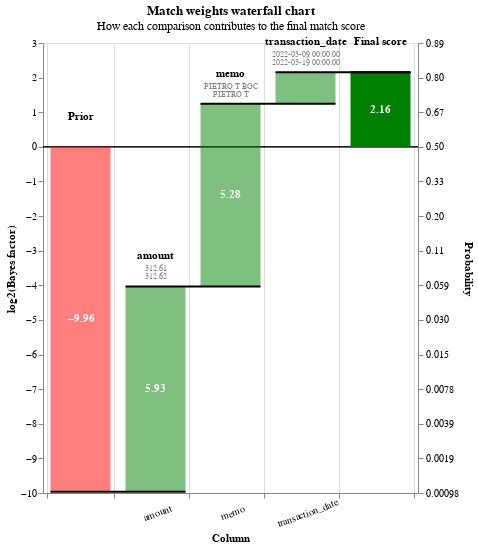

Notebook code for this chart:
### Code cell
pred_errors =  linker.prediction_errors_from_label_column("ground_truth", include_false_positives=True, include_false_negatives=False)
linker.waterfall_chart(pred_errors.as_record_dict(limit=5))

### Figure 1 — Vega-Lite specification as saved in the notebook (floating-point values rounded to 4 significant figures)
{"$schema": "https://vega.github.io/schema/vega-lite/v5.2.0.json", "config": {"view": {"continuousHeight": 300, "continuousWidth": 400}}, "data": {"values": [{"bar_sort_order": 0, "bayes_factor": 0.001001, "bayes_factor_description": null, "column_name": "Prior", "comparison_vector_value": null, "label_for_charts": "Starting match weight (prior)", "log2_bayes_factor": -9.964, "m_probability": null, "record_number": 0, "sql_condition": null, "term_frequency_adjustment": null, "u_probability": null, "value_l": "", "value_r": ""}, {"bar_sort_order": 1, "bayes_factor": 60.98, "bayes_factor_description": "If comparison level is `< 1.00% diff` then comparison is 60.98 times more likely to be a match", "column_name": "amount", "comparison_vector_value": 4, "label_for_charts": "< 1.00% diff", "log2_bayes_factor": 5.93, "m_probability": 0.2267, "record_number": 0, "sql_condition": "(abs(\"amount_l\" - \"amount_r\")/\n        (case\n            when \"amount_r\" > \"amount_l\"\n            then \"amount_r\"\n            else \"amount_l\"\n        end))\n        < 0.01", "term_frequency_adjustment": false, "u_probability": 0.003718, "value_l": "312.61", "value_r": "312.62"}, {"bar_sort_order": 2, "bayes_factor": 38.83, "bayes_factor_description": "If comparison level is `jaccard >= 0.7` then comparison is 38.83 times more likely to be a match", "column_name": "memo", "comparison_vector_value": 1, "label_for_charts": "jaccard >= 0.7", "log2_bayes_factor": 5.279, "m_probability": 0.1927, "record_number": 0, "sql_condition": "jaccard(\"memo_l\", \"memo_r\") >= 0.7", "term_frequency_adjustment": false, "u_probability": 0.004962, "value_l": "PIETRO T BGC", "value_r": "PIETRO T"}, {"bar_sort_order": 3, "bayes_factor": 1.88, "bayes_factor_description": "If comparison level is `<=10 days` then comparison is 1.88 times more likely to be a match", "column_name": "transaction_date", "comparison_vector_value": 2, "label_for_charts": "<=10 days", "log2_bayes_factor": 0.9107, "m_probability": 0.1073, "record_number": 0, "sql_condition": "transaction_date_r - transaction_date_l <= 10 and transaction_date_r >= transaction_date_l", "term_frequency_adjustment": false, "u_probability": 0.05707, "value_l": "2022-03-09 00:00:00", "value_r": "2022-03-19 00:00:00"}, {"bar_sort_order": 4, "bayes_factor": 4.457, "bayes_factor_description": null, "column_name": "Final score", "comparison_vector_value": null, "label_for_charts": "Final score", "log2_bayes_factor": 2.156, "m_probability": null, "record_number": 0, "sql_condition": null, "term_frequency_adjustment": null, "u_probability": null, "value_l": "", "value_r": ""}, {"bar_sort_order": 0, "bayes_factor": 0.001001, "bayes_factor_description": null, "column_name": "Prior", "comparison_vector_value": null, "label_for_charts": "Starting match weight (prior)", "log2_bayes_factor": -9.964, "m_probability": null, "record_number": 1, "sql_condition": null, "term_frequency_adjustment": null, "u_probability": null, "value_l": "", "value_r": ""}, {"bar_sort_order": 1, "bayes_factor": 222.0, "bayes_factor_description": "If comparison level is `exact match` then comparison is 222.03 times more likely to be a match", "column_name": "amount", "comparison_vector_value": 5, "label_for_charts": "Exact match", "log2_bayes_factor": 7.795, "m_probability": 0.2453, "record_number": 1, "sql_condition": "\"amount_l\" = \"amount_r\"", "term_frequency_adjustment": false, "u_probability": 0.001105, "value_l": "346.27", "value_r": "346.27"}, {"bar_sort_order": 2, "bayes_factor": 0.3021, "bayes_factor_description": "If comparison level is `all other comparisons` then comparison is  3.31 times less likely to be a match", "column_name": "memo", "comparison_vector_value": 0, "label_for_charts": "All other comparisons", "log2_bayes_factor": -1.727, "m_probability": 0.2999, "record_number": 1, "sql_condition": "ELSE", "term_frequency_adjustment": false, "u_probability": 0.9929, "value_l": "P T BGC", "value_r": "STANISLAV S money CSH"}, {"bar_sort_order": 3, "bayes_factor": 18.1, "bayes_factor_description": "If comparison level is `1 day` then comparison is 18.10 times more likely to be a match", "column_name": "transaction_date", "comparison_vector_value": 4, "label_for_charts": "1 day", "log2_bayes_factor": 4.178, "m_probability": 0.4022, "record_number": 1, "sql_condition": "transaction_date_r - transaction_date_l <= 1 and transaction_date_r >= transaction_date_l", "term_frequency_adjustment": false, "u_probability": 0.02223, "value_l": "2022-03-07 00:00:00", "value_r": "2022-03-07 00:00:00"}, {"bar_sort_order": 4, "bayes_factor": 1.215, "bayes_factor_description": null, "column_name": "Final score", "comparison_vector_value": null, "label_for_charts": "Final score", "log2_bayes_factor": 0.2812, "m_probability": null, "record_number": 1, "sql_condition": null, "term_frequency_adjustment": null, "u_probability": null, "value_l": "", "value_r": ""}]}, "height": 450, "layer": [{"layer": [{"encoding": {"color": {"value": "black"}, "size": {"value": 0.5}, "y": {"field": "zero", "type": "quantitative"}}, "mark": "rule"}, {"encoding": {"color": {"condition": {"test": "(datum.log2_bayes_factor < 0)", "value": "red"}, "value": "green"}, "opacity": {"condition": {"test": "datum.column_name == 'Prior match weight' || datum.column_name == 'Final score'", "value": 1}, "value": 0.5}, "tooltip": [{"field": "column_name", "title": "Comparison column", "type": "nominal"}, {"field": "value_l", "title": "Value (L)", "type": "nominal"}, {"field": "value_r", "title": "Value (R)", "type": "nominal"}, {"field": "label_for_charts", "title": "Label", "type": "ordinal"}, {"field": "sql_condition", "title": "SQL condition", "type": "nominal"}, {"field": "comparison_vector_value", "title": "Comparison vector value", "type": "nominal"}, {"field": "bayes_factor", "format": ",.4f", "title": "Bayes factor = m/u", "type": "quantitative"}, {"field": "log2_bayes_factor", "format": ",.4f", "title": "Match weight = log2(m/u)", "type": "quantitative"}, {"field": "prob", "format": ".4f", "title": "Adjusted match score", "type": "quantitative"}, {"field": "bayes_factor_description", "title": "Match weight description", "type": "nominal"}], "x": {"axis": {"grid": true, "labelAlign": "center", "labelAngle": -20, "labelExpr": "datum.value == 'Prior' || datum.value == 'Final score' ? '' : datum.value", "labelPadding": 10, "tickBand": "extent", "title": "Column"}, "field": "column_name", "sort": {"field": "bar_sort_order", "order": "ascending"}, "type": "nominal"}, "y": {"axis": {"grid": false, "orient": "left", "title": "log2(Bayes factor)"}, "field": "previous_sum", "type": "quantitative"}, "y2": {"field": "sum"}}, "mark": {"type": "bar", "width": 60}}, {"encoding": {"color": {"value": "white"}, "text": {"condition": {"field": "log2_bayes_factor", "format": ".2f", "test": "abs(datum.log2_bayes_factor) > 1", "type": "nominal"}, "value": ""}, "x": {"axis": {"labelAngle": 0, "title": "Column"}, "field": "column_name", "sort": {"field": "bar_sort_order", "order": "ascending"}, "type": "nominal"}, "y": {"axis": {"orient": "left"}, "field": "center", "type": "quantitative"}}, "mark": {"fontWeight": "bold", "type": "text"}}, {"encoding": {"color": {"value": "black"}, "text": {"field": "column_name", "type": "nominal"}, "x": {"axis": {"labelAngle": 0, "title": "Column"}, "field": "column_name", "sort": {"field": "bar_sort_order", "order": "ascending"}, "type": "nominal"}, "y": {"field": "sum_top", "type": "quantitative"}}, "mark": {"baseline": "bottom", "dy": -25, "fontWeight": "bold", "type": "text"}}, {"encoding": {"color": {"value": "grey"}, "text": {"field": "value_l", "type": "nominal"}, "x": {"axis": {"labelAngle": 0, "title": "Column"}, "field": "column_name", "sort": {"field": "bar_sort_order", "order": "ascending"}, "type": "nominal"}, "y": {"field": "sum_top", "type": "quantitative"}}, "mark": {"baseline": "bottom", "dy": -13, "fontSize": 8, "type": "text"}}, {"encoding": {"color": {"value": "grey"}, "text": {"field": "value_r", "type": "nominal"}, "x": {"axis": {"labelAngle": 0, "title": "Column"}, "field": "column_name", "sort": {"field": "bar_sort_order", "order": "ascending"}, "type": "nominal"}, "y": {"field": "sum_top", "type": "quantitative"}}, "mark": {"baseline": "bottom", "dy": -5, "fontSize": 8, "type": "text"}}]}, {"encoding": {"x": {"axis": {"labelAngle": 0, "title": "Column"}, "field": "column_name", "sort": {"field": "bar_sort_order", "order": "ascending"}, "type": "nominal"}, "x2": {"field": "lead"}, "y": {"axis": {"labelExpr": "format(1 / (1 + pow(2, -1*datum.value)), '.2r')", "orient": "right", "title": "Probability"}, "field": "sum", "scale": {"zero": false}, "type": "quantitative"}}, "mark": {"color": "black", "strokeWidth": 2, "type": "rule", "x2Offset": 30, "xOffset": -30}}], "params": [{"bind": {"input": "range", "max": 1, "min": 0, "step": 1}, "description": "Filter by the interation number", "name": "record_number", "value": 0}], "resolve": {"axis": {"y": "independent"}}, "title": {"subtitle": "How each comparison contributes to the final match score", "text": "Match weights waterfall chart"}, "transform": [{"filter": "(datum.record_number == record_number)"}, {"filter": "(datum.bayes_factor !== 1.0)"}, {"frame": [null, 0], "window": [{"as": "sum", "field": "log2_bayes_factor", "op": "sum"}, {"as": "lead", "field": "column_name", "op": "lead"}]}, {"as": "sum", "calculate": "datum.column_name === \"Final score\" ? datum.sum - datum.log2_bayes_factor : datum.sum"}, {"as": "lead", "calculate": "datum.lead === null ? datum.column_name : datum.lead"}, {"as": "previous_sum", "calculate": "datum.column_name === \"Final score\" || datum.column_name === \"Prior match weight\" ? 0 : datum.sum - datum.log2_bayes_factor"}, {"as": "top_label", "calculate": "datum.sum > datum.previous_sum ? datum.column_name : \"\""}, {"as": "bottom_label", "calculate": "datum.sum < datum.previous_sum ? datum.column_name : \"\""}, {"as": "sum_top", "calculate": "datum.sum > datum.previous_sum ? datum.sum : datum.previous_sum"}, {"as": "sum_bottom", "calculate": "datum.sum < datum.previous_sum ? datum.sum : datum.previous_sum"}, {"as": "center", "calculate": "(datum.sum + datum.previous_sum) / 2"}, {"as": "text_log2_bayes_factor", "calculate": "(datum.log2_bayes_factor > 0 ? \"+\" : \"\") + datum.log2_bayes_factor"}, {"as": "dy", "calculate": "datum.sum < datum.previous_sum ? 4 : -4"}, {"as": "baseline", "calculate": "datum.sum < datum.previous_sum ? \"top\" : \"bottom\""}, {"as": "prob", "calculate": "1. / (1 + pow(2, -1.*datum.sum))"}, {"as": "zero", "calculate": "0*datum.sum"}], "width": {"step": 75}}
